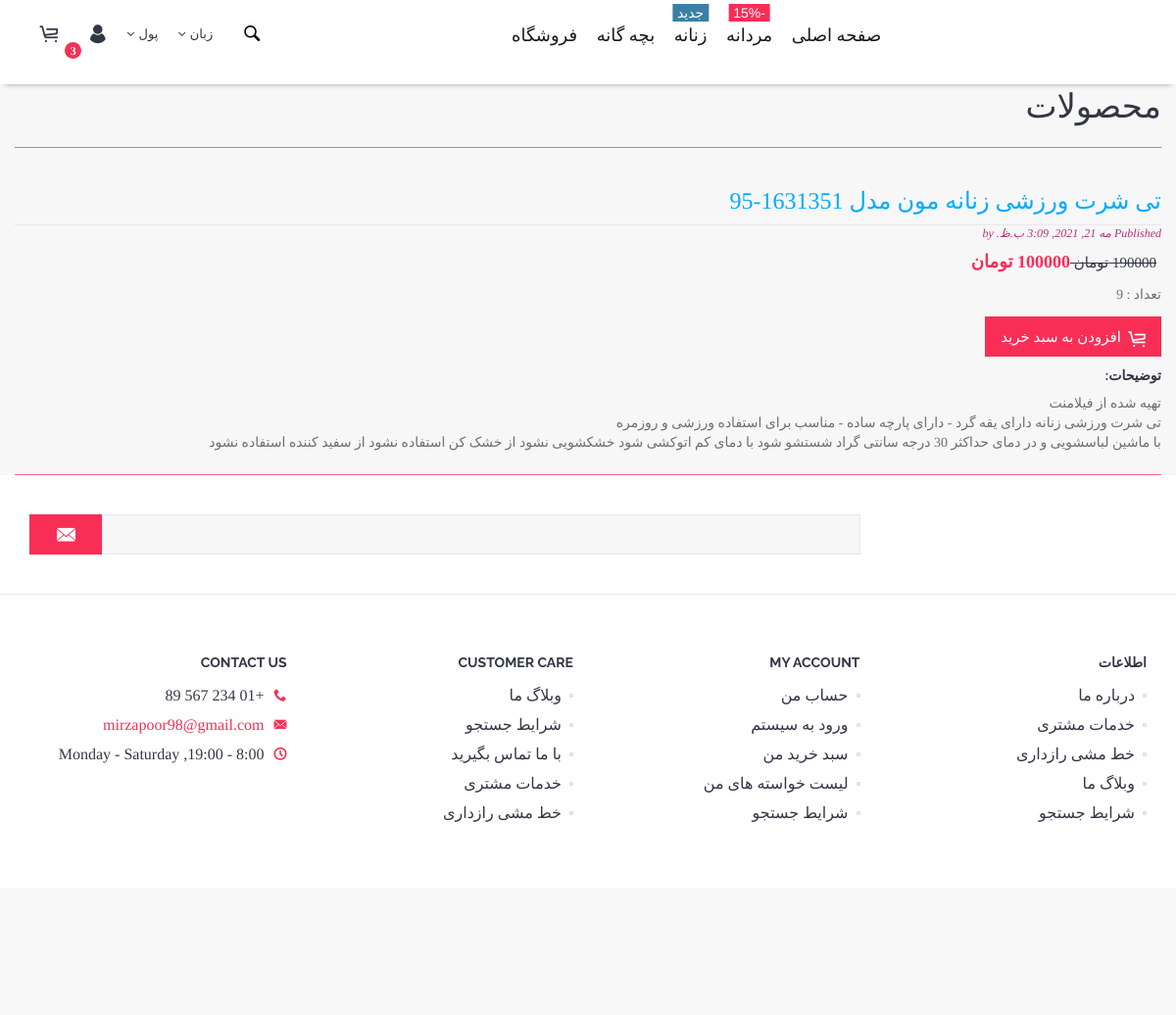
The app's page /shop/2021/5/21/t-shrt-orzsh-znnh-mon-mdl-1631351-95/ with its own data.
### shop/models.py (models this page shows, shortened)
class shop(models.Model):
    title = models.CharField(max_length=250)
    slug = models.SlugField(max_length=250,unique_for_date='publish')
    user = models.ForeignKey(User,on_delete=models.CASCADE, related_name='Shop_posts')
    body = models.TextField()
    publish = models.DateTimeField(default=timezone.now)
    created = models.DateTimeField(auto_now_add=True)
    updated = models.DateTimeField(auto_now=True)
    price = models.IntegerField(default=1000)
    Discounted_price = models.IntegerField(default=1000)
    count = models.IntegerField(default=1)
    class Meta:
        ordering = ('-publish',)
    def get_absolute_url(self):
        return reverse('shop:post_detail',
                         args=[self.publish.year,self.publish.month,self.publish.day, self.slug])

### shop/views.py (the view)
def shop_detail(request, year, month, day, post):
        post = get_object_or_404(shop, slug=post,
                                        publish__year=year,
                                        publish__month=month,
                                        publish__day=day)
        return render(request,'shop/post/detali.html',{'post': post})

### shop/templates/shop/post/detali.html (shortened to what this page needs)
{% load static %}
<!DOCTYPE html>
<html lang="en">
<head>
    <link href="{% static 'js/vendor/bootstrap/bootstrap.min.css' %}" rel="stylesheet">
    <link href="{% static 'js/vendor/slick/slick.css' %}" rel="stylesheet">
    <link href="{% static 'js/vendor/swiper/swiper.min.css' %}" rel="stylesheet">
    <link href="{% static 'js/vendor/magnificpopup/dist/magnific-popup.css' %}" rel="stylesheet">
    <link href="{% static 'js/vendor/nouislider/nouislider.css' %}" rel="stylesheet">
    <link href="{% static 'js/vendor/darktooltip/dist/darktooltip.css' %}" rel="stylesheet">
    <link href="{% static 'css/animate.css' %}" rel="stylesheet">
    <link href="{% static 'css/style.css' %}" rel="stylesheet">
    <link href="{% static 'css/megamenu.css' %}" rel="stylesheet">
    <link href="{% static 'css/style-rtl.css' %}" rel="stylesheet">
    <link href="{% static 'css/shop.css' %}" rel="stylesheet">
    <link href="{% static 'fonts/icomoon-reg/style.css' %}" rel="stylesheet">
</head>
<body class="boxed rtl">
<div id="wrapper">
    <div class="page-wrapper">
        <header class="page-header variant-1 fullboxed sticky smart">
            <div class="navbar">
                <div class="container">
                    <div class="header-link dropdown-link header-cart variant-1">
                        <a href="cart.html"> <i class="icon icon-cart"></i> <span class="badge">3</span> </a>
                    </div>
                    <div class="header-links">
                        <div class="header-link header-select dropdown-link header-language">
                            <a href="#">زبان</a>
                        </div>
                        <div class="header-link header-select dropdown-link header-currency">
                            <a href="#">پول</a>
                        </div>
                        <div class="header-link dropdown-link header-account">
                            <a href="#"><i class="icon icon-user"></i></a>
                        </div>
                    </div>
                    <div class="header-link header-search header-search">
                        <div class="exp-search">
                            <form>
                                <input class="exp-search-input " placeholder="جستجو کنید..." type="text" value="">
                                <span class="exp-icon-search"><i class="icon icon-magnify"></i></span>
                            </form>
                        </div>
                    </div>
                    <div class="megamenu fadein blackout">
                        <ul class="nav">
                            <li class="simple-dropdown">
                                <a href="http://localhost:8000/main/">صفحه اصلی</a>
                            </li>
                            <li class="mega-dropdown">
                                <a href="http://localhost:8000/shop/">مردانه<span class="menu-label">-15%</span></a>
                            </li>
                            <li class="mega-dropdown">
                                <a href="http://localhost:8000/shop/">زنانه<span class="menu-label-alt">جدید</span></a>
                            </li>
                            <li class="mega-dropdown">
                                <a href="http://localhost:8000/shop/">بچه گانه</a>
                            </li>
                            <li><a href="http://localhost:8000/shop/" rel="stylesheet">فروشگاه</a></li>
                        </ul>
                    </div>
                </div>
            </div>
        </header>
        <main>
         <br> <br> <br> <br>
            {% block content %}
            <h1>محصولات</h1>
            <div class ="wrapper">
            <h2> <a href="{{ post.get_absolute_url }}">
            {{ post.title }}
            </a> </h2>
            <p class="date">
                    Published {{ post.publish }} by {{ post.author }}
            </p>
            <div class="price-box"> <span class="price-container"> <span
                        class="price-wrapper"> <span
                            class="old-price">   {{post.price}} تومان
                                    </span> <span
                                        class="special-price">{{post.Discounted_price}} تومان</span> </span>
									            </span>
            </div>
            <P> تعداد : {{post.count}}</P>
            <p>
                <button class="btn add-to-cart" data-product="789123"><i class="icon icon-cart"></i><span>افزودن به سبد خرید</span></button>
             </p>
             <h4> توضیحات: </h4>
            {{ post.body|linebreaks }}
           {% endblock %}
         <H1>   </h1>
        </main>
        <footer class="page-footer variant2 fullboxed">
            <div class="footer-top">
                <div class="container">
                    <div class="newsletter variant2 row">
                        <div class="col-sm-3">
                        </div>
                        <div class="col-sm-9">
                            <form action="#">
                                <div class="input-group">
                                    <input type="text" class="form-control">
                                    <span class="input-group-btn">
											<button class="btn btn-default" type="submit"><i
                                                    class="icon icon-close-envelope"></i></button>
											</span>
                                </div>
                            </form>
                        </div>
                    </div>
                </div>
            </div>
            <br>
            <div class="footer-middle">
                <div class="container">
                    <div class="row">
                        <div class="col-md-3 col-lg-3">
                            <div class="footer-block collapsed-mobile">
                                <div class="title">
                                    <h4>اطلاعات</h4>
                                </div>
                                <div class="collapsed-content">
                                    <ul class="marker-list">
                                        <li> <a href="about.html"> درباره ما </a></li>
                                        <li> <a href="faq.html"> خدمات مشتری </a></li>
                                        <li> <a href="about.html"> خط مشی رازداری </a></li>
                                        <li> <a href="blog.html"> وبلاگ ما </a></li>
                                        <li> <a href="search.html"> شرایط جستجو </a></li>
                                    </ul>
                                </div>
                            </div>
                        </div>
                        <div class="col-md-3 col-lg-3">
                            <div class="footer-block collapsed-mobile">
                                <div class="title">
                                    <h4>MY ACCOUNT</h4>
                                </div>
                                <div class="collapsed-content">
                                    <ul class="marker-list">
                                        <li> <a href="account-create.html"> حساب من </a> </li>
                                        <li> <a href="login.html"> ورود به سیستم </a> </li>
                                        <li> <a href="cart.html"> سبد خرید من </a> </li>
                                        <li> <a href="wishlist.html"> لیست خواسته های من </a> </li>
                                        <li> <a href="search.html"> شرایط جستجو </a> </li>
                                    </ul>
                                </div>
                            </div>
                        </div>
                        <div class="col-md-3 col-lg-3">
                            <div class="footer-block collapsed-mobile">
                                <div class="title">
                                    <h4>CUSTOMER CARE</h4>
                                </div>
                                <div class="collapsed-content">
                                    <ul class="marker-list">
                                        <li> <a href="blog.html"> وبلاگ ما </a> </li>
                                        <li> <a href="search.html"> شرایط جستجو </a> </li>
                                        <li> <a href="contact.html"> با ما تماس بگیرید </a> </li>
                                        <li> <a href="faq.html"> خدمات مشتری </a> </li>
                                        <li> <a href="about.html"> خط مشی رازداری </a> </li>
                                    </ul>
                                </div>
                            </div>
                        </div>
                        <div class="col-md-3 col-lg-3">
                            <div class="footer-block collapsed-mobile">
                                <div class="title">
                                    <h4>CONTACT US</h4>
                                </div>
                                <div class="collapsed-content">
                                    <ul class="simple-list">
                                        <li><i class="icon icon-phone"></i>+01 234 567 89</li>
                                        <li><i class="icon icon-close-envelope"></i><a href="mailto:support@seiko.com">mirzapoor98@gmail.com</a>
                                        </li>
                                        <li><i class="icon icon-clock"></i>8:00 - 19:00, Monday - Saturday</li>
                                    </ul>
                                </div>
                            </div>
                        </div>
                    </div>
                </div>
            </div>
            <div class="footer-bot">
                <div class="container">
                    <div class="row">
                        <div class=" col-md-6 col-lg-4">
                        </div>
                    </div>
                </div>
            </div>
        </footer>
    </div>
</div>
</body>
</html>

### main/static/css/megamenu.css (style rules this page uses)
@media screen and (min-width: 992px) { .megamenu { display: inline-block; text-align: center; opacity: 1; -webkit-transition: opacity 0.2s ease; -o-transition: opacity 0.2s ease; transition: opacity 0.2s ease; } }
@media screen and (min-width: 992px) { .megamenu .nav:after { content: ''; position: absolute; z-index: 1; width: 0; top: 0; height: 72px; background: rgba(255, 255, 255, 0); -webkit-transition: all 0 ease; -o-transition: all 0 ease; transition: all 0 ease; } }
.menu-label, .menu-label-alt { display: inline-block; position: relative; background: #f82e56; height: 14px; margin: 0 0 0 4px; padding: 0 3px; top: -1px; font-family: '“yekan”', sans-serif; font-size: 10px; line-height: 14px; font-weight: 400; color: #ffffff; letter-spacing: 0.5px; }
.nav > li > a > .menu-label, .nav > li > a > .menu-label-alt { position: absolute; top: 4px; left: 50%; margin: 0; transform: translateX(-50%); height: 18px; vertical-align: 0; padding: 0 5px; font-size: 14px; line-height: 18px; font-weight: 400; color: #ffffff; letter-spacing: 0; }
.menu-label-alt { background: #3c7fa5; color: #ffffff; }
@media screen and (max-width: 1399px) and (min-width: 992px) { .navbar .nav > li > a, .navbar .nav > li > a:focus { font-size: 16px; } }
@media screen and (max-width: 1399px) and (min-width: 992px) { .navbar .nav > li > a:not(.menu-btn-special), .navbar .nav > li > a:focus:not(.menu-btn-special) { padding-left: 10px; padding-right: 10px; } }
@media screen and (max-width: 1200px) and (min-width: 1200px) { .navbar .nav > li > a, .navbar .nav > li > a:focus { font-size: 18px; } }
@media screen and (max-width: 1200px) and (min-width: 1200px) { .navbar .nav > li > a:not(.menu-btn-special), .navbar .nav > li > a:not(.menu-btn-special):focus { padding-left: 10px; padding-right: 10px; } }

### shop/static/css/shop.css (style rules this page uses)
body { margin:0; padding:0; font-family:helvetica, sans-serif; }
a { color:#00abff; text-decoration:none; }
h1 { font-weight:normal; border-bottom:1px solid rgb(250, 100, 133); padding:0 0 10px 0; }
h2 { font-weight:normal; margin:30px 0 0; }
p.date { color:rgb(173, 51, 118); font-family: georgia, serif; font-size: 12px; font-style: italic; }
input, textarea { clear:both; float:left; margin:0 0 10px; background:#2905aa; border:0; padding:6px 10px; font-size:12px; }

### records on screen
shop: title "تی شرت ورزشی زنانه مون مدل 1631351-95", publish "مه 21, 2021, 3:09 ب.ظ.", price "190000", Discounted_price "100000", count "9", body "تهیه شده از فیلامنت تی شرت ورزشی زنانه دارای یقه گرد - دارای پارچه ساده - مناسب برای استفاده ورزشی و روزمره با ماشین لباسشویی و در دمای حداکثر 30 درجه سانتی گراد شستشو شود با دمای کم اتوکشی شود خشکشویی نشود از خشک کن استفاده نشود از سفید کننده استفاده نشود"
